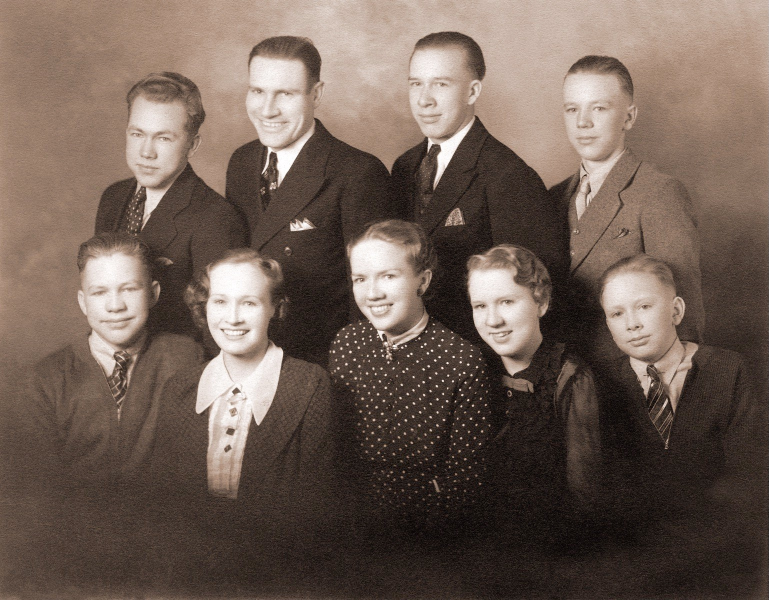
#> input picture images/Barretts.jpg, 1537 x 1200 px (shown at 1/2 size)
$ python facedetection.py ../images/Barretts.jpg
#> lines starting #> are read from the running program, lines starting #| are printed output that depends on the picture; after the words box and inside, x2 and y2 are one past the last pixel; in counts of white or black regions, pixels touching at a corner belong together
import sys
import cv2
import numpy as np

face_cascade = cv2.CascadeClassifier(
    'C:/Users/Trent/Anaconda3/Library/etc/haarcascades_github/haarcascade_frontalface_alt2.xml'
)
#eye_cascade = cv2.CascadeClassifier('C:/Users/Trent/Anaconda3/Library/etc/haarcascades/haarcascade_eye.xml')
img = cv2.imread(sys.argv[1])
#> img is the input picture: shape (1200, 1537, 3); mean B, G, R 84.8, 94.7, 111.3
original_img = img.copy()
print(img.size)
#| 5533200


gray = cv2.cvtColor(img, cv2.COLOR_BGR2GRAY)
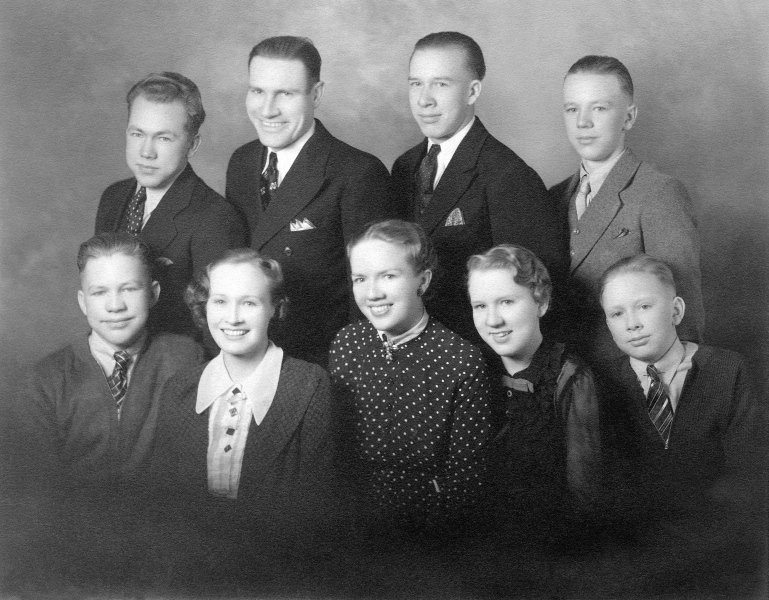
#> gray: shape (1200, 1537) (shown at 1/2 size); min 0, max 255, mean 98.5
gray = cv2.equalizeHist(gray)
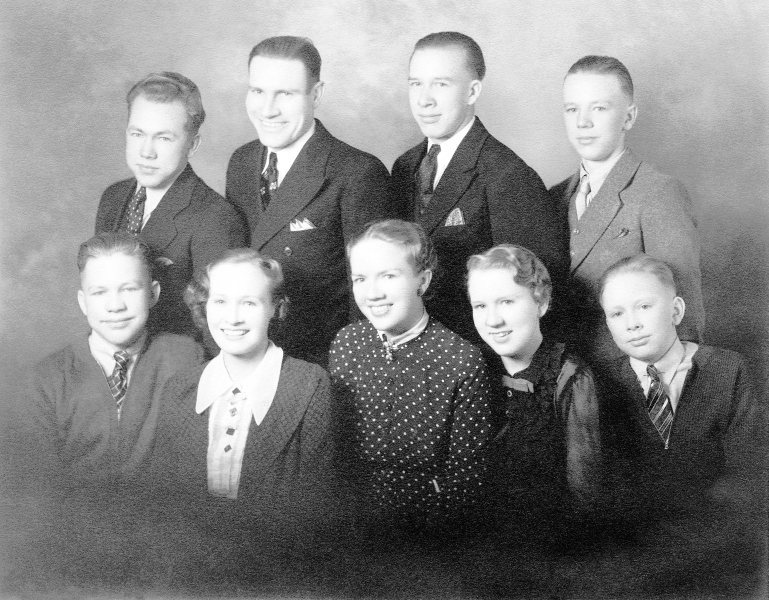
#> gray: shape (1200, 1537) (shown at 1/2 size); min 0, max 255, mean 128.2

histStretch = cv2.createCLAHE(clipLimit=2.0, tileGridSize=(8,8))
gray = histStretch.apply(gray)
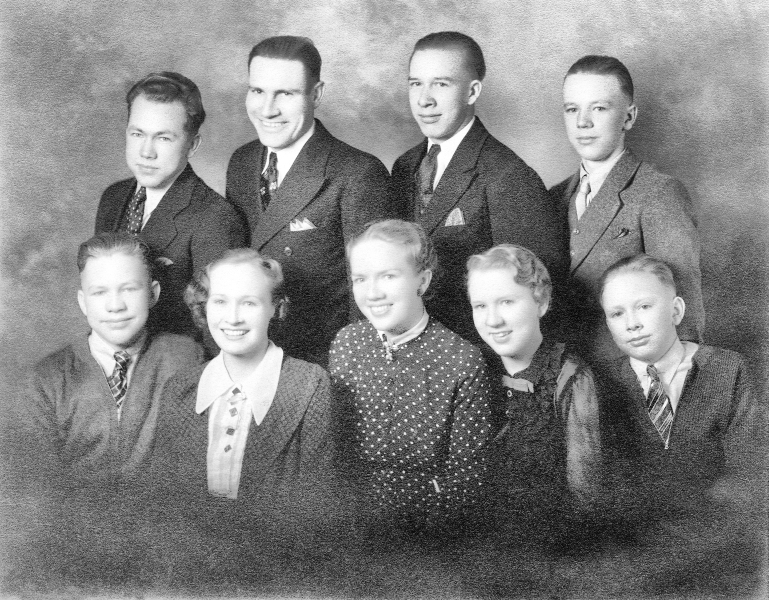
#> gray: shape (1200, 1537) (shown at 1/2 size); min 0, max 255, mean 128.4

#img = cv2.resize(gray, None, fx=2, fy=2, interpolation = cv2.INTER_CUBIC)

faces = face_cascade.detectMultiScale(
    gray,
    scaleFactor=1.3,
    minNeighbors=1,
    minSize=(30,30),
    flags=cv2.CASCADE_SCALE_IMAGE
)
#> faces = [[234, 219, 131, 131], [790, 116, 135, 135], [473, 132, 140, 140], [1105, 164, 136, 136], [683, 500, 135, 135], [150, 517, 157, 157], [397, 547, 143, 143], [926, 557, 134, 134], [1195, 565, 141, 141]]

num = 0
for (x,y,w,h) in faces:
    x -= 30
    y -= 40
    w += 70
    h += 70
    if x < 0:
        x = 0
    if y < 0:
        y = 0
    crop = original_img[y:y+h, x:x+w]
    cv2.imwrite('perrin_' + str(num) + '.jpg', crop)
    cv2.rectangle(img,(x,y),(x+w,y+h),(255,0,0),2)
    num += 1
#> this loop made 9 passes
#> (w, h) on passes 1 to 9: (201, 201), (205, 205), (210, 210), (206, 206), (205, 205), (227, 227), (213, 213), (204, 204), (211, 211)
#> pass 1, `crop = original_img[y:y+h, x:x+w]`:
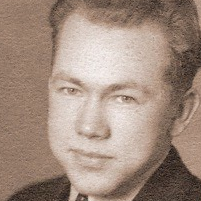
#> crop: shape (201, 201, 3); mean B, G, R 127.2, 140.6, 161.8
#> pass 2, `crop = original_img[y:y+h, x:x+w]`:
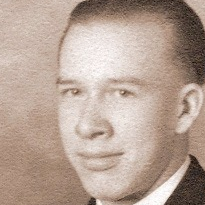
#> crop: shape (205, 205, 3); mean B, G, R 149.7, 162.3, 182.4
#> pass 3, `crop = original_img[y:y+h, x:x+w]`:
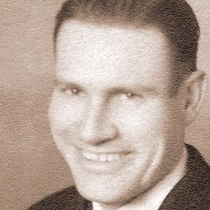
#> crop: shape (210, 210, 3); mean B, G, R 150.9, 162.6, 181.5
#> after the loop:
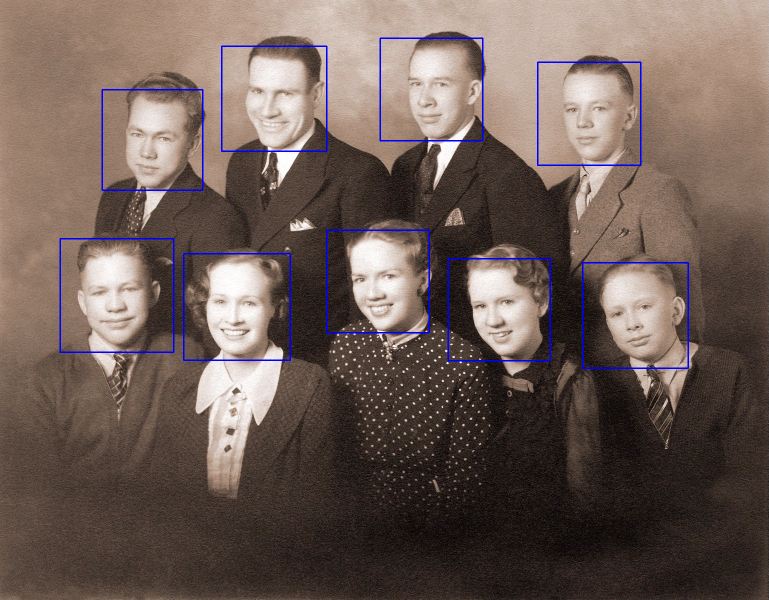
#> img: shape (1200, 1537, 3) (shown at 1/2 size); 1.22% of pixels changed, all inside (x1, y1, x2, y2) = (119, 75, 1378, 738)
#> after the loop, num = 9

cv2.imwrite('perrinresult.jpg', img)
cv2.waitKey(0)

$ run again, on images/Perrin_family.jpg
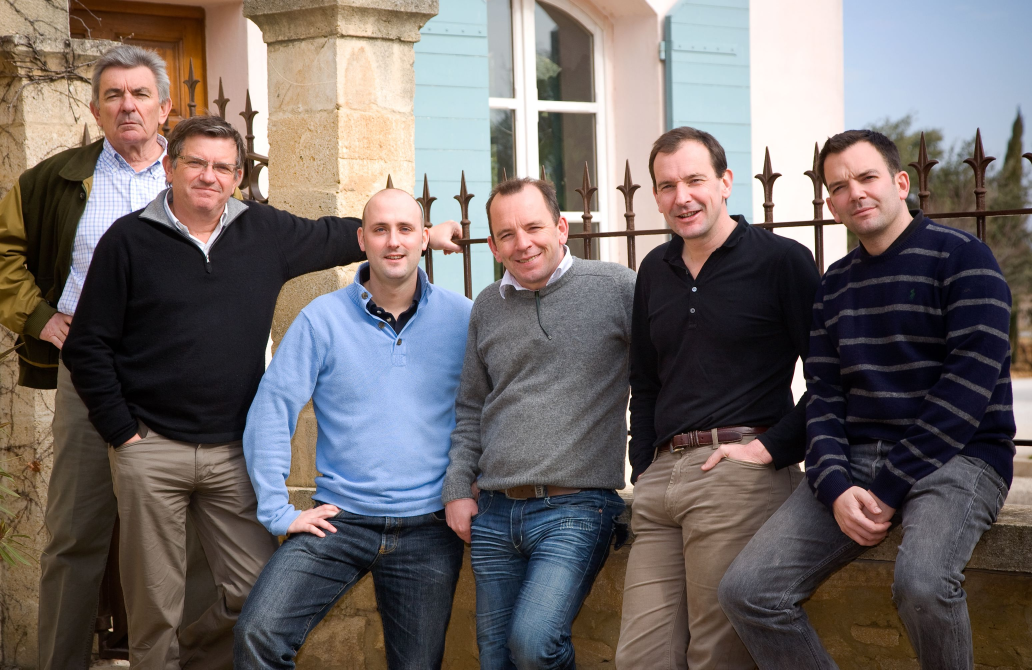
#> input picture images/Perrin_family.jpg, 3096 x 2008 px (shown at 1/3 size)
#> img is the input picture: shape (2008, 3096, 3); mean B, G, R 102.3, 103.7, 111.6
#| 18650304
#> `gray = histStretch.apply(gray)`:
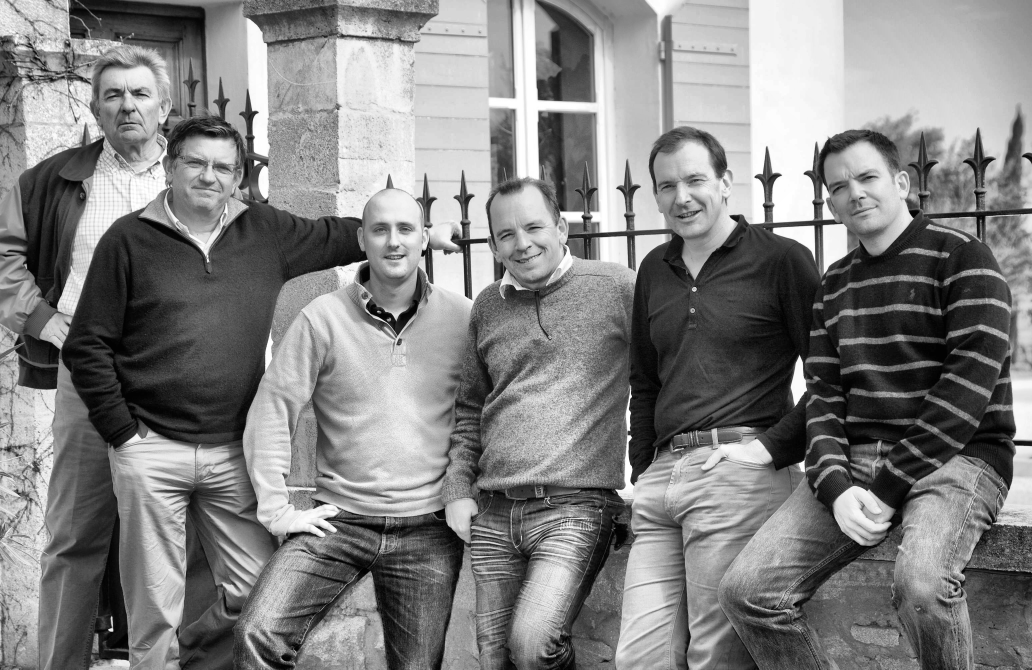
#> gray: shape (2008, 3096) (shown at 1/3 size); min 0, max 255, mean 129.5
#> faces = [[794, 288, 44, 44], [352, 1514, 44, 44], [980, 1584, 44, 44], [278, 202, 207, 207], [516, 410, 220, 220], [2490, 458, 214, 214], [1934, 466, 222, 222], [1081, 609, 203, 203], [1447, 604, 230, 230], [1835, 1672, 212, 212]]
#> the loop `for (x,y,w,h) in faces:` made 10 passes
#> (w, h) on passes 1 to 8: (114, 114), (114, 114), (114, 114), (277, 277), (290, 290), (284, 284), (292, 292), (273, 273)
#> pass 3, `crop = original_img[y:y+h, x:x+w]`:
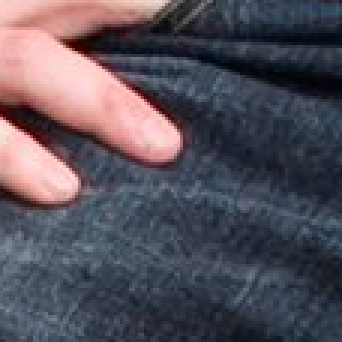
#> crop: shape (114, 114, 3) (shown 3 times larger); mean B, G, R 90.3, 80.3, 86.2
#> after the loop `for (x,y,w,h) in faces:`: num = 10

$ run again, on images/basketball.jpg
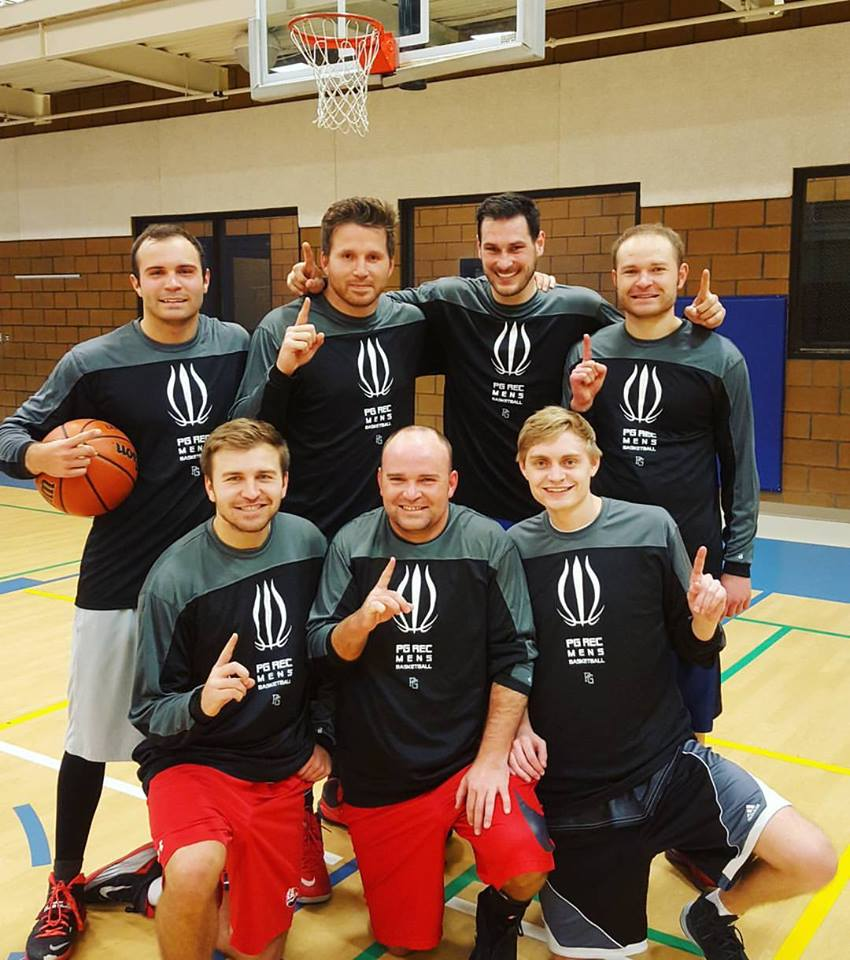
#> input picture images/basketball.jpg, 850 x 960 px
#> img is the input picture: shape (960, 850, 3); mean B, G, R 77.4, 100.8, 125
#| 2448000
#> faces = [[408, 209, 44, 44], [470, 222, 69, 69], [323, 227, 77, 77], [132, 241, 79, 79], [608, 241, 75, 75], [518, 434, 74, 74], [210, 446, 80, 80], [375, 452, 74, 74]]
#> the loop `for (x,y,w,h) in faces:` made 8 passes
#> (w, h) on passes 1 to 8: (114, 114), (139, 139), (147, 147), (149, 149), (145, 145), (144, 144), (150, 150), (144, 144)
#> pass 1, `crop = original_img[y:y+h, x:x+w]`:
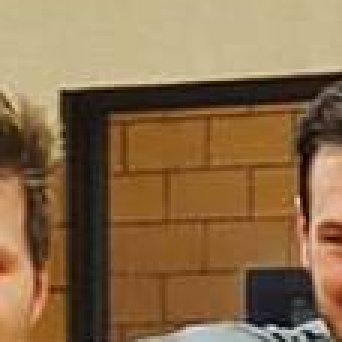
#> crop: shape (114, 114, 3) (shown 3 times larger); mean B, G, R 73.3, 108.1, 137.9
#> after the loop `for (x,y,w,h) in faces:`:
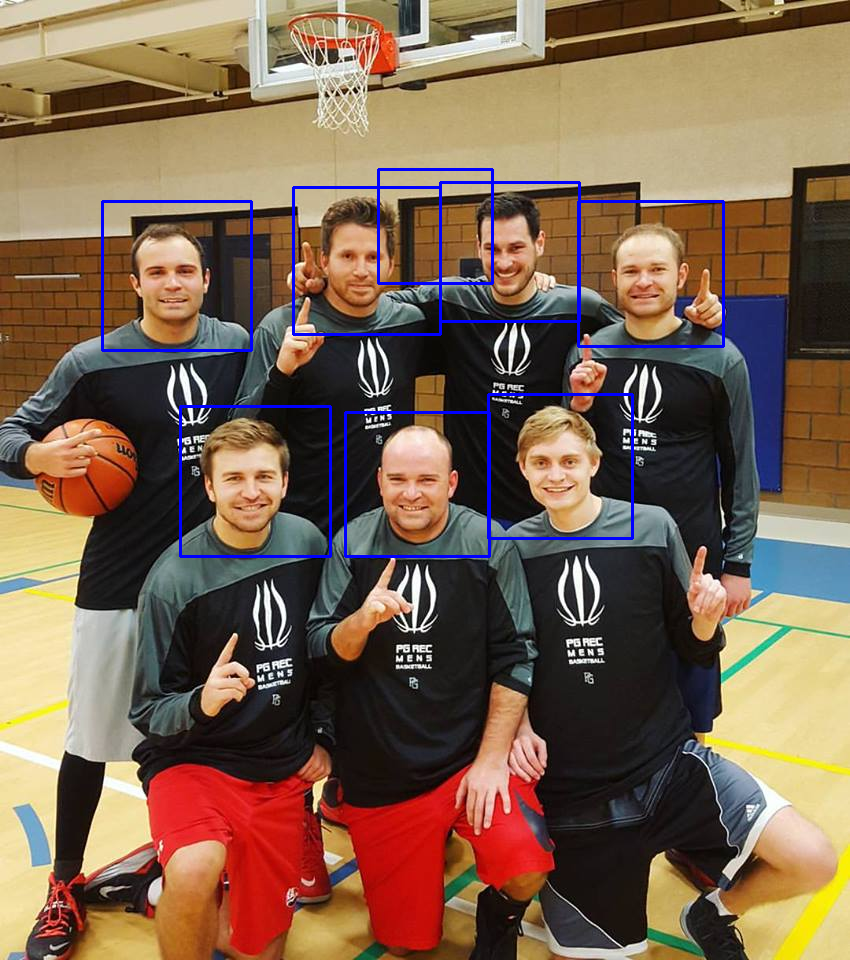
#> img: shape (960, 850, 3); 1.54% of pixels changed, all inside (x1, y1, x2, y2) = (101, 168, 725, 558)
#> after the loop `for (x,y,w,h) in faces:`: num = 8

$ run again, on images/face0.JPG
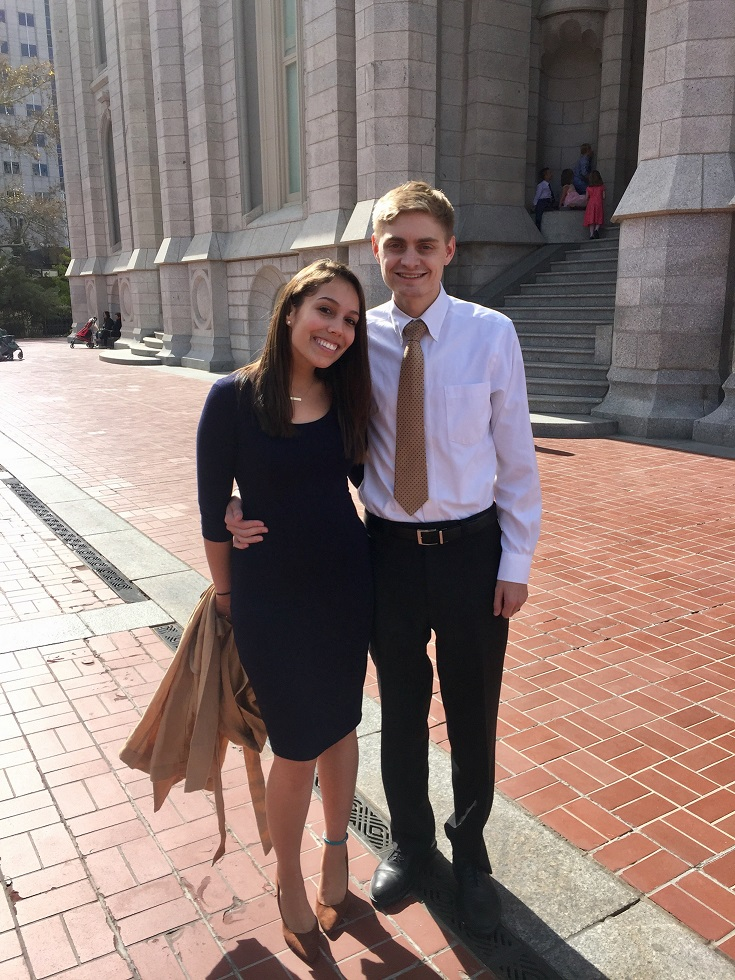
#> input picture images/face0.JPG, 735 x 980 px
#> img is the input picture: shape (980, 735, 3); mean B, G, R 118, 121.9, 139.1
#| 2160900
#> faces = [[218, 768, 44, 44], [370, 214, 84, 84]]
#> the loop `for (x,y,w,h) in faces:` made 2 passes
#> (w, h, num) on passes 1 to 2: (114, 114, 1), (154, 154, 2)
#> after the loop `for (x,y,w,h) in faces:`:
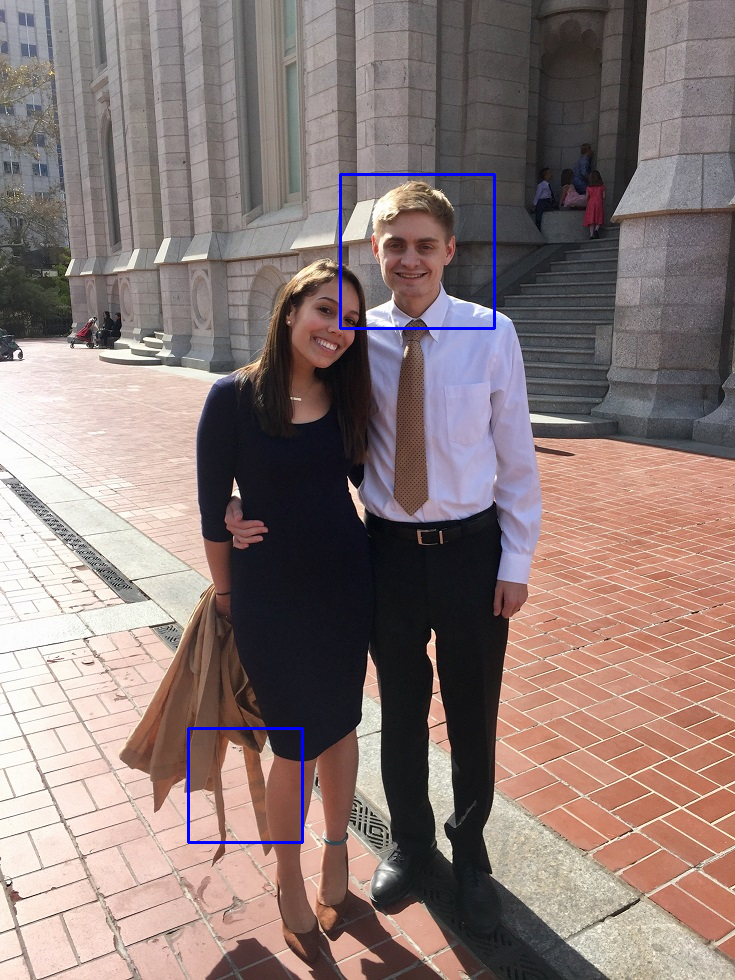
#> img: shape (980, 735, 3); 0.45% of pixels changed, all inside (x1, y1, x2, y2) = (187, 173, 496, 844)
#> after the loop `for (x,y,w,h) in faces:`: num = 2
